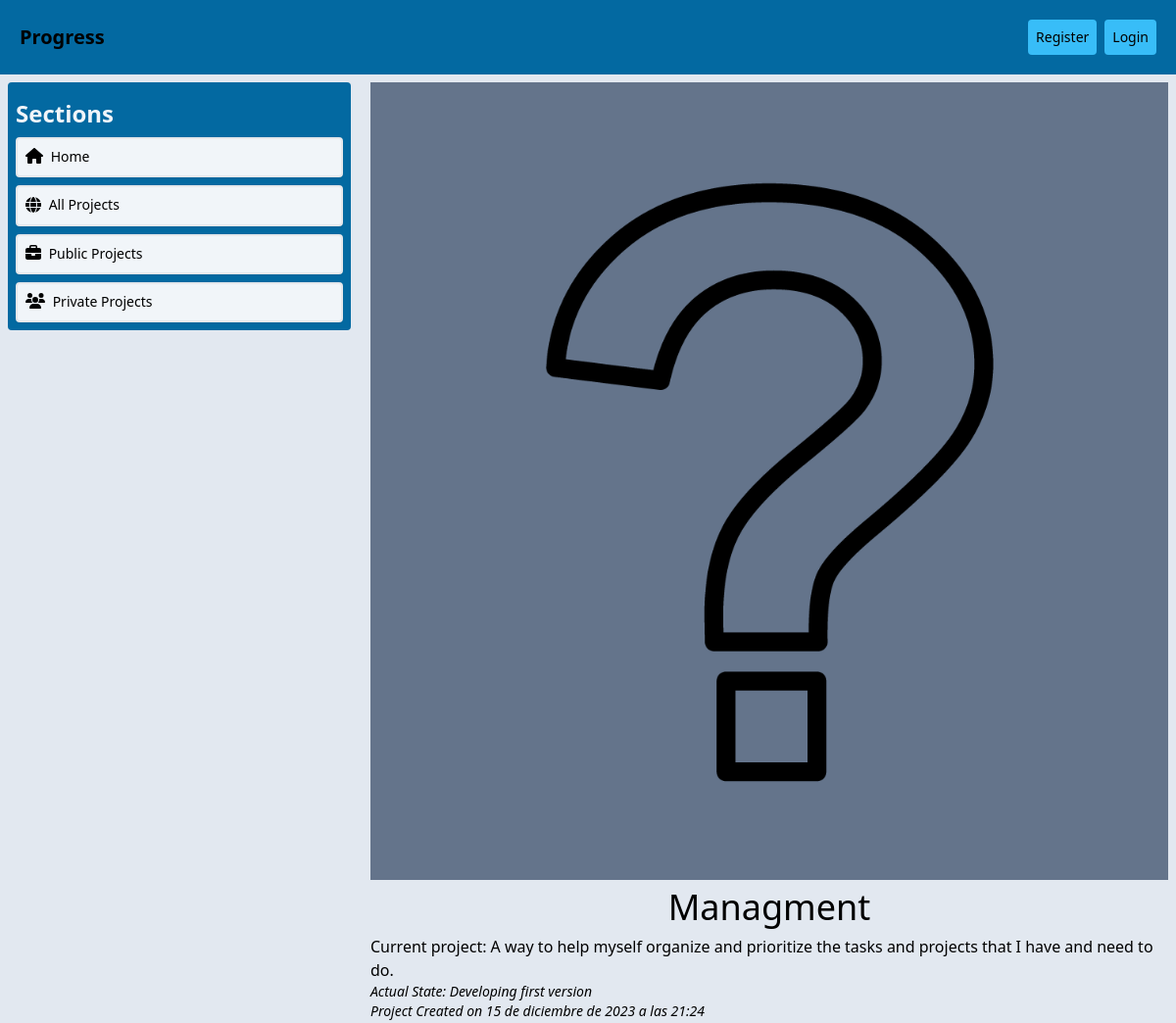
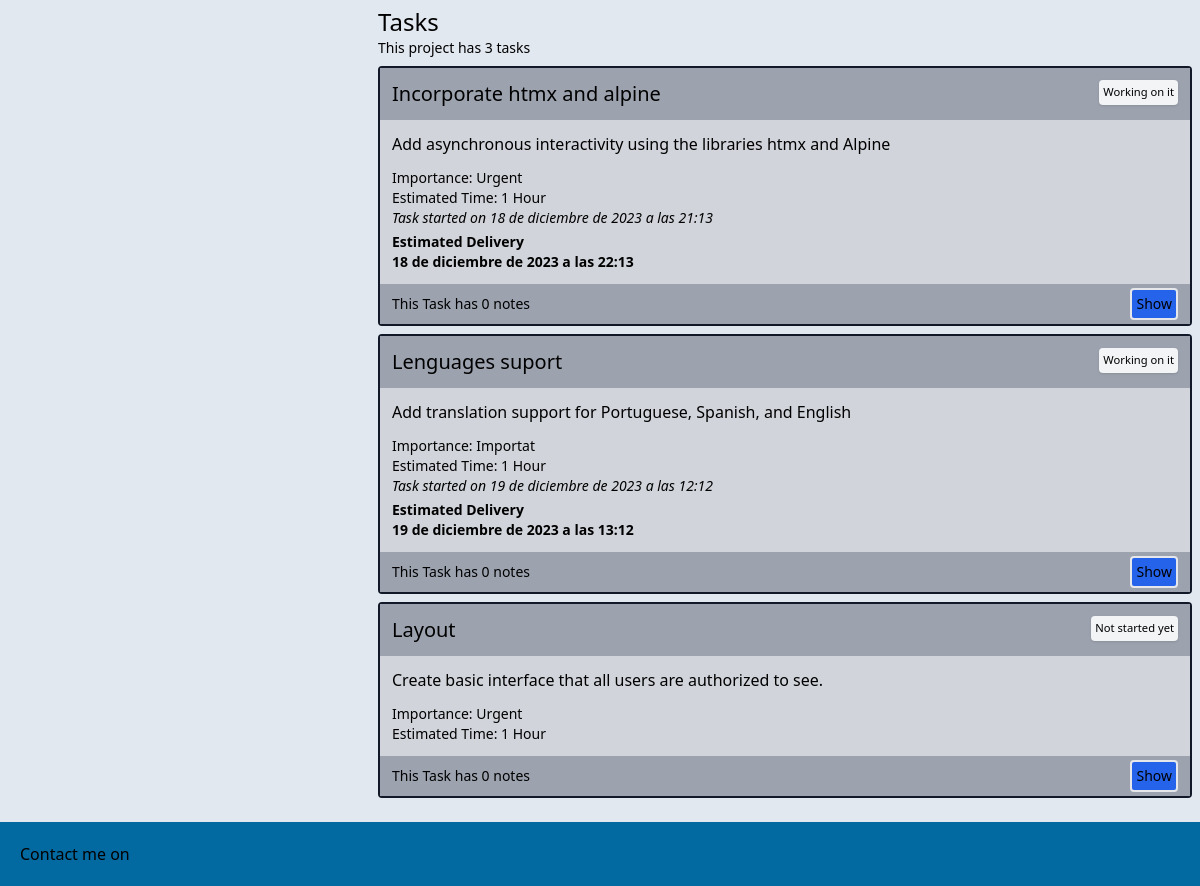
The app's page /project/5/ with its own data (2 pictures, top to bottom).
### progress/models.py (models this page shows, shortened)
class Project(models.Model):
    class Importance(models.IntegerChoices):
        LOW = (1, 'Low')
        INTERESTIG = (2, 'Interesting')
        NORMAL = (3, 'Normal')
        IMPORTANT = (4, 'Importat')
        URGENT = (5, 'Urgent')
    class Status(models.IntegerChoices):
        IDEA = (1, 'Proccessing the requirements')
        DESING = (2, 'Desiging the user interaction')
        DEVELOPING = (3, 'Developing first version')
        IMPLEMENTIG = (4, 'Deploying first version')
        ITERATING = (5, 'Adding more requirements')
        COMPLETED = (6, 'Completed')
    name = models.CharField(max_length=120)
    description = models.TextField()
    importance = models.IntegerField(choices=Importance.choices, default=Importance.NORMAL)
    status = models.IntegerField(choices=Status.choices, default=Status.IDEA)
    image = models.FileField(upload_to='projects', null=True, blank=True)
    user = models.ForeignKey(User, related_name="projects", on_delete=models.CASCADE, null=True)
    created = models.DateTimeField(auto_now_add=True)
    updated = models.DateTimeField(auto_now=True)
    public = models.BooleanField(default=True)
    class Meta:
        ordering = ['-importance', '-status', '-created']
        indexes = [models.Index(
            fields=['-importance', '-status', '-created']
        )]

class Task(models.Model):
    class Importance(models.IntegerChoices):
        LOW = (1, 'Low')
        NORMAL = (2, 'Normal')
        IMPORTANT = (3, 'Importat')
        URGENT = (4, 'Urgent')
    class Status(models.IntegerChoices):
        PENDING = (1, 'Not started yet')
        WORKING = (2, 'Working on it')
        WAITING = (3, 'Waiting feed back')
        COMPLETED = (4, 'Completed')
    class UnitTime(models.TextChoices):
        HOUR = ('H', 'Hour')
        DAY = ('D', 'Day')
    name = models.CharField(max_length=120)
    description = models.TextField(blank=True)
    status = models.IntegerField(choices=Status.choices, default=Status.PENDING)
    importance = models.IntegerField(choices=Importance.choices, default=Importance.NORMAL)
    estimated_time = models.PositiveIntegerField(null=True)
    esitmated_unit_time = models.CharField(max_length=1, choices=UnitTime.choices,
                                           default=UnitTime.HOUR)
    started = models.DateTimeField(null=True, blank=True)
    completed = models.DateTimeField(null=True, blank=True)
    project = models.ForeignKey(Project, on_delete=models.CASCADE, related_name="tasks")
    created = models.DateTimeField(auto_now_add=True)
    updated = models.DateTimeField(auto_now=True)
    __original_status = None
    def __init__(self, *args, **kwargs):
        super().__init__(*args, **kwargs)
        self.__original_status = self.status
    @property
    def get_time_to_finish(self):
        if not self.started or not self.estimated_time or not self.esitmated_unit_time:
            return None
        if self.started and self.completed:
            return None
        if self.esitmated_unit_time == self.UnitTime.HOUR:
            estimated_finish = self.started + timedelta(hours=self.estimated_time)
        else:
            estimated_finish = self.started + timedelta(days=self.estimated_time)
        return estimated_finish.astimezone(tz.get_current_timezone())
    class Meta:
        ordering = ['-created', '-importance', '-status',]
        indexes = [models.Index(
            fields=['-created', '-importance', '-status']
        )]

### progress/views.py (the view)
# urls.py: path('project/<int:project_id>/', views.project_detail, name="project_detail"),
def project_detail(request, project_id):
    project = get_object_or_404(Project, id=project_id)
    if project.public:
        pass
    else:
        if not request.user.is_authenticated or request.user != project.user:
            return HttpResponseForbidden
    return render(request, "progress/project_detail.html", {'project':project, 'active_section':''})

### progress/templatetags/concatenate.py (called while the page is built)
@register.filter
def addstr(arg1, arg2):
    return str(arg1) + str(arg2)

### progress/templates/progress/project_detail.html (shortened to what this page needs)
{% extends 'progress/base.html' %}
{% load static %}
{% block main %}
<div class="grid -mt-6">
<figure class=" bg-gray-500 mx-auto w-full">
    {% if project.image %}
        <img class="w-full max-w-4xl mx-auto" src="{{project.image.url}}" alt="{{project.name}}">
    {% else %}
        <img class="w-full max-w-4xl mx-auto bg-slate-500" src="{% static 'progress/img/notImageProvided.png'  %}" alt="{{project.name}}">
    {% endif %}
</figure>
<h1 class="text-4xl text-center mt-2">{{project.name}}</h1>
    <div class="my-2">
        <p>{{project.description}}</p>
        <p class="italic text-sm">Actual State: {{project.get_status_display}}</p>
        <p class="italic text-sm">Project Created on {{project.created}}</p>
    </div>
    <section>
        {% with task_count=project.tasks.count %}
        <h2 class="text-2xl">Task{{task_count | pluralize}}</h2>
        <p class="text-sm">This project has {{task_count}} task{{task_count| pluralize}}</p>
        {% endwith %}
        {% for task in project.tasks.all %}
        <article class="my-2 bg-gray-300 border-solid border-gray-900 border-2 rounded ">
            <h3 class="p-3 flex gap-3 justify-between bg-gray-400">
                <span class="grid place-content-center text-xl">{{task.name}}</span>
                <span class="p-1 shadow rounded bg-gray-100 grid place-self-start text-[0.7em] text-center">{{task.get_status_display}}</span>
            </h3>
            <div class="px-3">
                <p class="my-3">{{task.description}}</p>
                <div class="my-3 text-sm">
                    <p class="">Importance: {{task.get_importance_display}}</p>
                    {% with estimated=task.estimated_time %}
                    <p class="">Estimated Time: {{estimated}} {{task.get_esitmated_unit_time_display}}{{estimated|pluralize}}</p>
                    {% endwith %}
                {% if  task.started and not task.completed %}
                    <p class="italic ">Task started on {{task.started}}</p>
                    <p class="mt-1 font-semibold">Estimated Delivery <br>{{task.get_time_to_finish}}</p>
                {% elif task.started and task.completed %}
                    <p class="italic ">Task Completed on {{task.completed}}</p>
                {% endif %}
                </div>
            </div>
            <h3 class="px-3 py-1 text-sm flex gap-3 justify-between bg-gray-400">
                {% with note_count=task.task_notes.count %}
                <span class="grid place-content-center">This Task has {{note_count}} note{{note_count | pluralize}}</span>
                <span class="p-1 border-solid border-2 rounded bg-blue-600 cursor-pointer text-center">Show</span>
                {% endwith %}
            </h3>
        </article>
        {% endfor %}
    </section>
</div>
{% endblock main %}

### records on screen
Project: name "Managment", description "Current project: A way to help myself organize and prioritize the tasks and projects that I have and need to do.", status "Developing first version", created "15 de diciembre de 2023 a las 21:24"
Task: name "Incorporate htmx and alpine", status "Working on it", description "Add asynchronous interactivity using the libraries htmx and Alpine", importance "Urgent", estimated_time "1", esitmated_unit_time "Hour", started "18 de diciembre de 2023 a las 21:13", get_time_to_finish "18 de diciembre de 2023 a las 22:13", task_notes.count "0", task_notes.count|pluralize "s"
Task: name "Lenguages suport", status "Working on it", description "Add translation support for Portuguese, Spanish, and English", importance "Importat", estimated_time "1", esitmated_unit_time "Hour", started "19 de diciembre de 2023 a las 12:12", get_time_to_finish "19 de diciembre de 2023 a las 13:12", task_notes.count "0", task_notes.count|pluralize "s"
Task: name "Layout", status "Not started yet", description "Create basic interface that all users are authorized to see.", importance "Urgent", estimated_time "1", esitmated_unit_time "Hour", task_notes.count "0", task_notes.count|pluralize "s"

### other values on screen
{{ section_name |capfirst }} "Home All Public Private"
{{ task_count | pluralize }} "s"
{{ task_count }} "3"
{{ task_count| pluralize }} "s"
